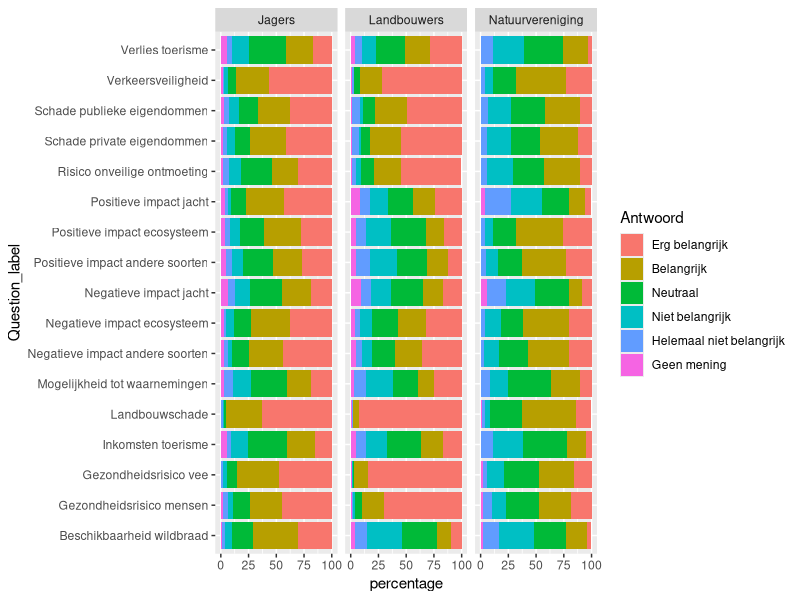

Source code (R):
## ---- chunk 1
library(tidyverse)
library(ggplot2)
## ---- chunk 2
Beheer_data <- read.csv("./dashboard/input/maatschappelijke_draagkracht/F14_5_data.csv",
                         sep = ",",
                         header = TRUE)
## ---- chunk 3
Beheer_data$Antwoord <- factor(Beheer_data$Antwoord , 
                                    levels = c('Erg belangrijk', 'Belangrijk', 'Neutraal',
                                               'Niet belangrijk', 'Helemaal niet belangrijk',
                                               'Geen mening'))

plot_Beheer <- ggplot(data = Beheer_data,
                           aes(x = percentage,
                               y = Question_label,
                               fill = Antwoord)) +
  geom_bar(stat = "identity", 
           position = "stack") +
  facet_grid( ~ Sector)

plot_Beheer
